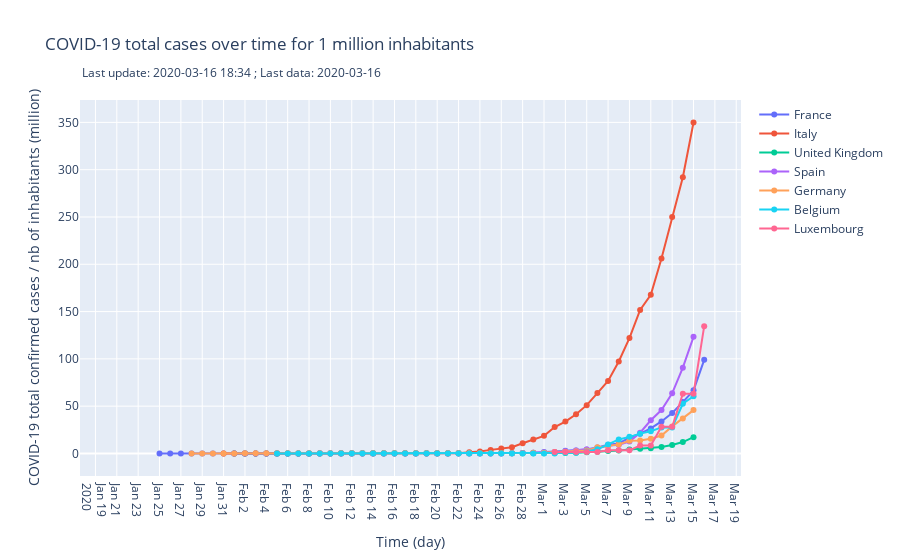

The notebook cell this image was saved under:
### Markdown cell above
### Total cases for 1 million inhabitants

### Code cell
fig = go.Figure()

last_d = len(df_confirmed)
      
for country in countries:
    fig.add_trace(go.Scatter(x=df_confirmed['date'][-last_d:], y=df_confirmed[country][-last_d:]/countries[country]['pop'],
                    mode='lines+markers',
                    name='{}'.format(country)))

fig.update_layout(
    title="COVID-19 total cases over time for 1 million inhabitants",
    xaxis_title="Time (day)",
    yaxis_title="COVID-19 total confirmed cases / nb of inhabitants (million)",
    annotations = [dict(xref='paper',
        yref='paper',
        x=0, y=1.1,
        showarrow=False,
        text ='Last update: {} ; Last data: {}'.format(today, df_confirmed['date'].values[-1]))]
)
fig.update_xaxes(nticks = last_d)

if upload:
    py.plot(fig, filename = 'cases', auto_open=False)
    
if show:
    fig.show()

if export:
    fig.write_image("images/cases_per_1m_inhabitant.png", scale=8, width=1000, height=600)
    
print("> graph 1 built")
